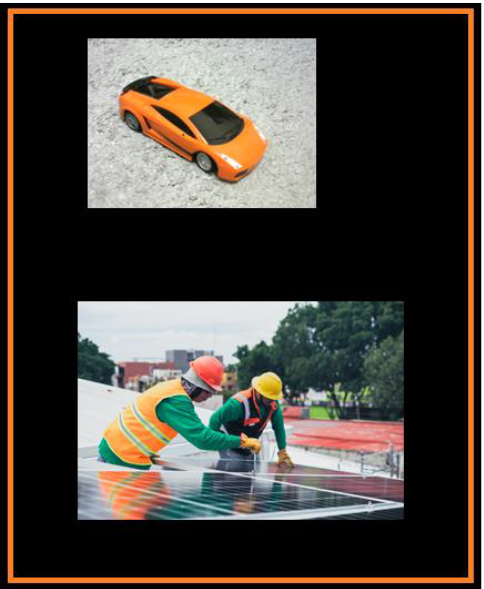
#> input picture img_1.png, 484 x 589 px
$ jupyter execute Untitled.ipynb
#> lines starting #> are read from the running program, lines starting #| are printed output that depends on the picture; after the words box and inside, x2 and y2 are one past the last pixel; in counts of white or black regions, pixels touching at a corner belong together
[cell 1]
import cv2
import matplotlib.pyplot as plt

[cell 2]
def empty():
    pass

cv2.namedWindow("Parameters")
cv2.resizeWindow("Parameters", 640, 240)
cv2.createTrackbar("Threshold1", "Parameters", 150, 255, empty())
cv2.createTrackbar("Threshold2", "Parameters", 255, 255, empty())

[cell 3]
img = cv2.imread("img_1.png")
#> img is the input picture: shape (589, 484, 3); mean B, G, R 60.6, 67.3, 73.9
img_blur = cv2.GaussianBlur(img, (7,7), 1)
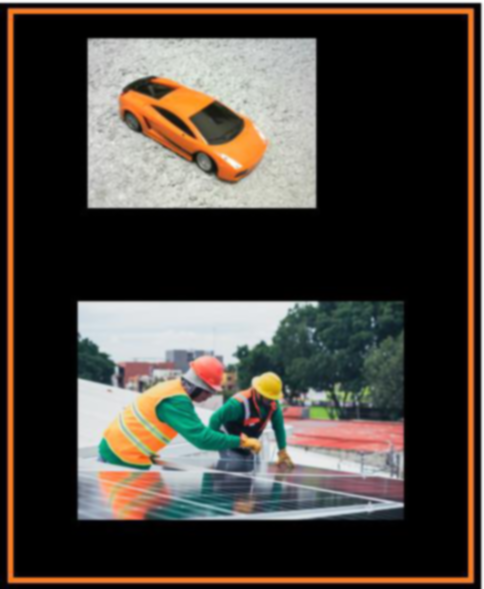
#> img_blur: shape (589, 484, 3); mean B, G, R 60.5, 67.3, 73.9
img_gray = cv2.cvtColor(img_blur, cv2.COLOR_BGR2GRAY)
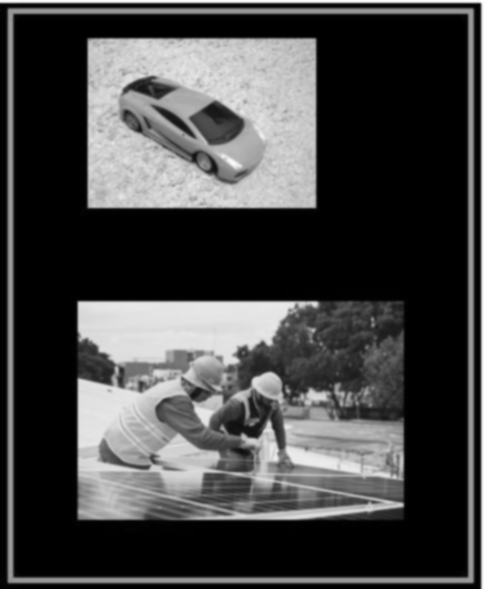
#> img_gray: shape (589, 484); min 0, max 255, mean 68.5

[cell 4]
threshold1 = cv2.getTrackbarPos("Threshold1", "Parameters")
threshold2 = cv2.getTrackbarPos("Threshold2", "Parameters")
img_Canny = cv2.Canny(img_gray, 22, 23)
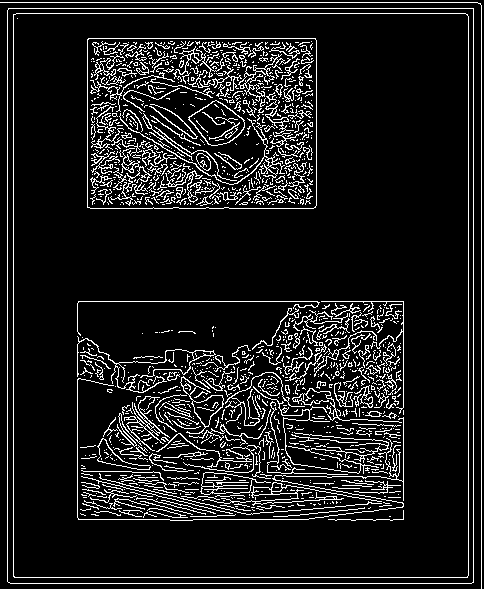
#> img_Canny: shape (589, 484); 10.8% white in thin lines or dots

$ run again, with img_2.png copied over img_1.png
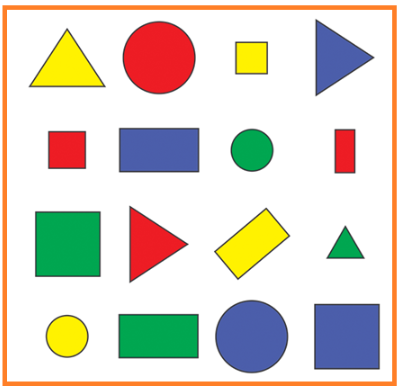
#> input picture img_2.png, 397 x 388 px
#> img is the input picture: shape (388, 397, 3); mean B, G, R 200.8, 212.8, 218.6
#> `img_gray = cv2.cvtColor(img_blur, cv2.COLOR_BGR2GRAY)`:
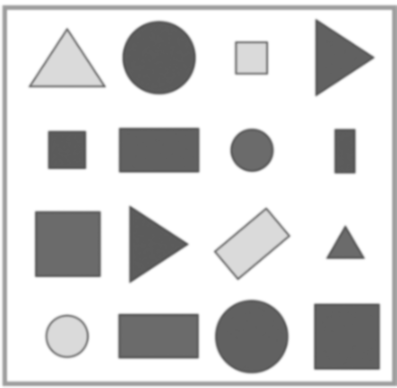
#> img_gray: shape (388, 397); min 85, max 255, mean 213.1
#> `img_Canny = cv2.Canny(img_gray, 22, 23)`:
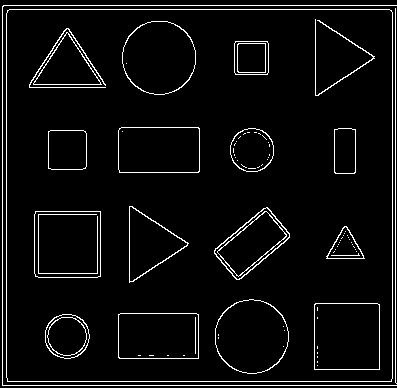
#> img_Canny: shape (388, 397); 5% white in thin lines or dots

$ run again, with test.png copied over img_1.png
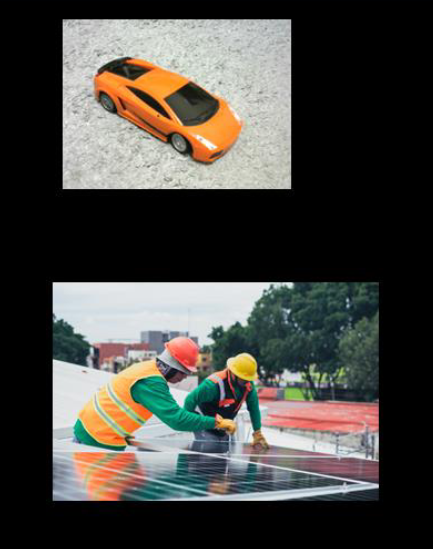
#> input picture test.png, 433 x 549 px
#> img is the input picture: shape (549, 433, 3); mean B, G, R 66.6, 71.2, 72.9
#> `img_gray = cv2.cvtColor(img_blur, cv2.COLOR_BGR2GRAY)`:
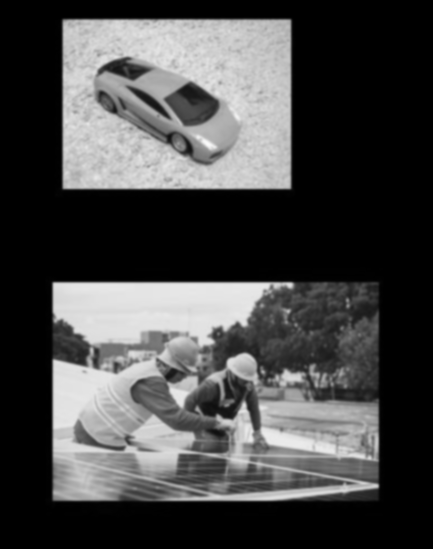
#> img_gray: shape (549, 433); min 0, max 250, mean 71.2
#> `img_Canny = cv2.Canny(img_gray, 22, 23)`:
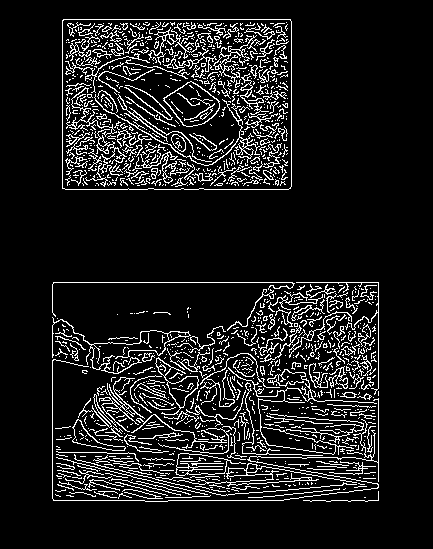
#> img_Canny: shape (549, 433); 10.8% white in thin lines or dots, all inside (x1, y1, x2, y2) = (52, 19, 379, 502)
